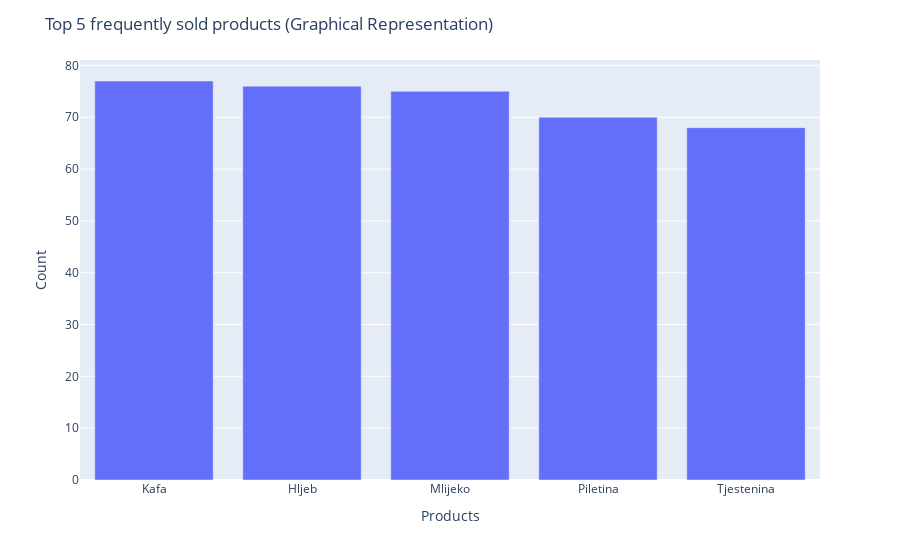

This figure's notebook cell:
### Code cell
print("Top 5 frequently sold products(Tabular Representation)")
x = data['Product'].value_counts().sort_values(ascending=False)[:5]
fig = px.bar(x= x.index, y= x.values)
sns.barplot(x=x.index, y=x.values, palette="mako")
plt.xlabel("Products")
plt.ylabel("Count")
plt.show()
fig.update_layout(title_text= "Top 5 frequently sold products (Graphical Representation)", xaxis_title= "Products", yaxis_title="Count")
fig.show()

### Figure 1 — Plotly figure (JSON) as saved in the notebook; plotly's stock layout.template omitted (floating-point values rounded to 4 significant figures)
{"data": [{"alignmentgroup": "True", "hovertemplate": "x=%{x}<br>y=%{y}<extra></extra>", "legendgroup": "", "marker": {"color": "#636efa", "pattern": {"shape": ""}}, "name": "", "offsetgroup": "", "orientation": "v", "showlegend": false, "textposition": "auto", "type": "bar", "x": ["Kafa", "Hljeb", "Mlijeko", "Piletina", "Tjestenina"], "xaxis": "x", "y": [77, 76, 75, 70, 68], "yaxis": "y"}], "layout": {"barmode": "relative", "legend": {"tracegroupgap": 0}, "margin": {"t": 60}, "title": {"text": "Top 5 frequently sold products (Graphical Representation)"}, "xaxis": {"anchor": "y", "domain": [0, 1], "title": {"text": "Products"}}, "yaxis": {"anchor": "x", "domain": [0, 1], "title": {"text": "Count"}}}}
